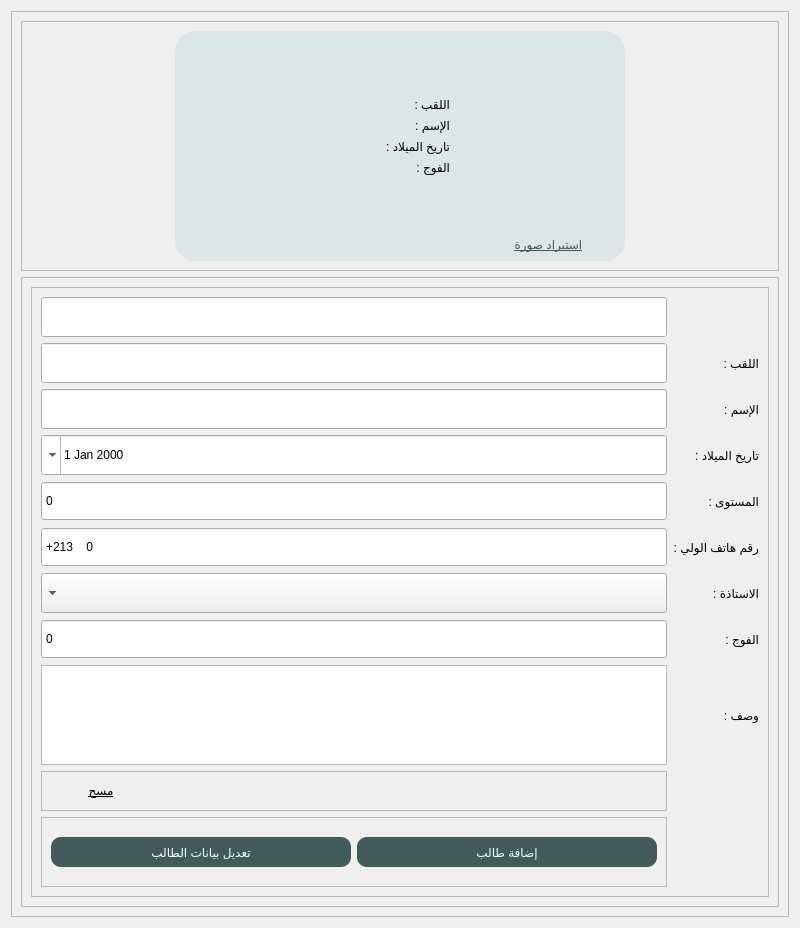
         <widget class="QWidget" name="page_4">
          <layout class="QGridLayout" name="gridLayout_22">
           <item row="0" column="0">
            <widget class="QFrame" name="frame_43">
             <property name="frameShape">
              <enum>QFrame::StyledPanel</enum>
             </property>
             <property name="frameShadow">
              <enum>QFrame::Raised</enum>
             </property>
             <layout class="QGridLayout" name="gridLayout_49">
              <item row="1" column="0">
               <widget class="QFrame" name="frame_44">
                <property name="maximumSize">
                 <size>
                  <width>1000</width>
                  <height>16777215</height>
                 </size>
                </property>
                <property name="frameShape">
                 <enum>QFrame::StyledPanel</enum>
                </property>
                <property name="frameShadow">
                 <enum>QFrame::Raised</enum>
                </property>
                <layout class="QGridLayout" name="gridLayout_31">
                 <item row="0" column="0">
                  <widget class="QFrame" name="frame_45">
                   <property name="frameShape">
                    <enum>QFrame::StyledPanel</enum>
                   </property>
                   <property name="frameShadow">
                    <enum>QFrame::Raised</enum>
                   </property>
                   <layout class="QGridLayout" name="gridLayout_34">
                    <item row="5" column="3">
                     <widget class="QLabel" name="label_64">
                      <property name="text">
                       <string>رقم هاتف الولي :</string>
                      </property>
                     </widget>
                    </item>
                    <item row="5" column="2">
                     <widget class="QSpinBox" name="SalaryspinBox">
                      <property name="minimumSize">
                       <size>
                        <width>0</width>
                        <height>40</height>
                       </size>
                      </property>
                      <property name="layoutDirection">
                       <enum>Qt::RightToLeft</enum>
                      </property>
                      <property name="buttonSymbols">
                       <enum>QAbstractSpinBox::NoButtons</enum>
                      </property>
                      <property name="prefix">
                       <string>+213    </string>
                      </property>
                      <property name="maximum">
                       <number>999999999</number>
                      </property>
                     </widget>
                    </item>
                    <item row="1" column="2">
                     <widget class="QLineEdit" name="WorkerFullNamelineEdit">
                      <property name="minimumSize">
                       <size>
                        <width>0</width>
                        <height>40</height>
                       </size>
                      </property>
                     </widget>
                    </item>
                    <item row="6" column="2">
                     <widget class="QComboBox" name="WorkerShiftcomboBox">
                      <property name="minimumSize">
                       <size>
                        <width>0</width>
                        <height>40</height>
                       </size>
                      </property>
                      <property name="layoutDirection">
                       <enum>Qt::RightToLeft</enum>
                      </property>
                     </widget>
                    </item>
                    <item row="0" column="2">
                     <widget class="QLineEdit" name="WorkerIdlineEdit">
                      <property name="minimumSize">
                       <size>
                        <width>0</width>
                        <height>40</height>
                       </size>
                      </property>
                     </widget>
                    </item>
                    <item row="4" column="2">
                     <widget class="QSpinBox" name="WorkerPhoneNumberspinBox">
                      <property name="minimumSize">
                       <size>
                        <width>0</width>
                        <height>40</height>
                       </size>
                      </property>
                      <property name="layoutDirection">
                       <enum>Qt::RightToLeft</enum>
                      </property>
                      <property name="buttonSymbols">
                       <enum>QAbstractSpinBox::NoButtons</enum>
                      </property>
                      <property name="maximum">
                       <number>999999999</number>
                      </property>
                     </widget>
                    </item>
                    <item row="9" column="2">
                     <widget class="QFrame" name="frame_46">
                      <property name="maximumSize">
                       <size>
                        <width>16777215</width>
                        <height>50</height>
                       </size>
                      </property>
                      <property name="frameShape">
                       <enum>QFrame::StyledPanel</enum>
                      </property>
                      <property name="frameShadow">
                       <enum>QFrame::Raised</enum>
                      </property>
                      <layout class="QGridLayout" name="gridLayout_45">
                       <item row="1" column="1">
                        <spacer name="horizontalSpacer_8">
                         <property name="orientation">
                          <enum>Qt::Horizontal</enum>
                         </property>
                         <property name="sizeHint" stdset="0">
                          <size>
                           <width>40</width>
                           <height>20</height>
                          </size>
                         </property>
                        </spacer>
                       </item>
                       <item row="1" column="0">
                        <widget class="QPushButton" name="ClearWorkerInfosButton">
                         <property name="minimumSize">
                          <size>
                           <width>100</width>
                           <height>10</height>
                          </size>
                         </property>
                         <property name="maximumSize">
                          <size>
                           <width>400</width>
                           <height>16777215</height>
                          </size>
                         </property>
                         <property name="styleSheet">
                          <string notr="true">QPushButton {
	border:none;
	font: 9pt &quot;MS Shell Dlg 2&quot;;
	text-decoration: underline;
}
QPushButton:Pressed{
	color: rgb(90, 90, 90);
	text-decoration: underline;
	font: italic 8pt &quot;MS Sans Serif&quot;;
}</string>
                         </property>
                         <property name="text">
                          <string>مسح</string>
                         </property>
                        </widget>
                       </item>
                      </layout>
                     </widget>
                    </item>
                    <item row="2" column="2">
                     <widget class="QLineEdit" name="WorkerPositionlineEdit">
                      <property name="minimumSize">
                       <size>
                        <width>0</width>
                        <height>40</height>
                       </size>
                      </property>
                     </widget>
                    </item>
                    <item row="3" column="3">
                     <widget class="QLabel" name="label_63">
                      <property name="text">
                       <string>تاريخ الميلاد : </string>
                      </property>
                     </widget>
                    </item>
                    <item row="7" column="3">
                     <widget class="QLabel" name="label_67">
                      <property name="text">
                       <string>الفوج :</string>
                      </property>
                     </widget>
                    </item>
                    <item row="1" column="3">
                     <widget class="QLabel" name="label_14">
                      <property name="text">
                       <string>اللقب : </string>
                      </property>
                     </widget>
                    </item>
                    <item row="2" column="3">
                     <widget class="QLabel" name="label_27">
                      <property name="text">
                       <string>الإسم : </string>
                      </property>
                     </widget>
                    </item>
                    <item row="6" column="3">
                     <widget class="QLabel" name="label_66">
                      <property name="text">
                       <string>الاستاذة :</string>
                      </property>
                     </widget>
                    </item>
                    <item row="10" column="2">
                     <widget class="QFrame" name="frame_47">
                      <property name="minimumSize">
                       <size>
                        <width>0</width>
                        <height>70</height>
                       </size>
                      </property>
                      <property name="maximumSize">
                       <size>
                        <width>16777215</width>
                        <height>90</height>
                       </size>
                      </property>
                      <property name="frameShape">
                       <enum>QFrame::StyledPanel</enum>
                      </property>
                      <property name="frameShadow">
                       <enum>QFrame::Raised</enum>
                      </property>
                      <layout class="QGridLayout" name="gridLayout_46">
                       <item row="1" column="1">
                        <widget class="QPushButton" name="InsertWorkerpushButton">
                         <property name="minimumSize">
                          <size>
                           <width>300</width>
                           <height>30</height>
                          </size>
                         </property>
                         <property name="maximumSize">
                          <size>
                           <width>300</width>
                           <height>16777215</height>
                          </size>
                         </property>
                         <property name="styleSheet">
                          <string notr="true">QPushButton{
	border-radius:10px;
	color: rgb(255, 255, 255);
	background-color: rgb(64, 91, 90);
	font: 10pt &quot;Rockwell&quot;;
}

QPushButton:hover{
	border-radius:10px;
	background-color: rgb(91, 129, 127);
	font: 11pt &quot;Rockwell&quot;;
}</string>
                         </property>
                         <property name="text">
                          <string>إضافة طالب</string>
                         </property>
                        </widget>
                       </item>
                       <item row="1" column="0">
                        <widget class="QPushButton" name="UpdateWorkerpushButton">
                         <property name="minimumSize">
                          <size>
                           <width>300</width>
                           <height>30</height>
                          </size>
                         </property>
                         <property name="maximumSize">
                          <size>
                           <width>300</width>
                           <height>16777215</height>
                          </size>
                         </property>
                         <property name="styleSheet">
                          <string notr="true">QPushButton{
	border-radius:10px;
	color: rgb(255, 255, 255);
	background-color: rgb(64, 91, 90);
	font: 10pt &quot;Rockwell&quot;;
}

QPushButton:hover{
	border-radius:10px;
	background-color: rgb(91, 129, 127);
	font: 11pt &quot;Rockwell&quot;;
}</string>
                         </property>
                         <property name="text">
                          <string>تعديل بيانات الطالب</string>
                         </property>
                        </widget>
                       </item>
                      </layout>
                     </widget>
                    </item>
                    <item row="8" column="3">
                     <widget class="QLabel" name="label_61">
                      <property name="text">
                       <string>وصف :</string>
                      </property>
                     </widget>
                    </item>
                    <item row="8" column="2">
                     <widget class="QTextEdit" name="WorkerDescriptiontextEdit">
                      <property name="maximumSize">
                       <size>
                        <width>16777215</width>
                        <height>100</height>
                       </size>
                      </property>
                      <property name="html">
                       <string>&lt;!DOCTYPE HTML PUBLIC &quot;-//W3C//DTD HTML 4.0//EN&quot; &quot;http://www.w3.org/TR/REC-html40/strict.dtd&quot;&gt;
&lt;html&gt;&lt;head&gt;&lt;meta name=&quot;qrichtext&quot; content=&quot;1&quot; /&gt;&lt;style type=&quot;text/css&quot;&gt;
p, li { white-space: pre-wrap; }
&lt;/style&gt;&lt;/head&gt;&lt;body style=&quot; font-family:'MS Shell Dlg 2'; font-size:7.8pt; font-weight:400; font-style:normal;&quot;&gt;
&lt;p style=&quot;-qt-paragraph-type:empty; margin-top:0px; margin-bottom:0px; margin-left:0px; margin-right:0px; -qt-block-indent:0; text-indent:0px;&quot;&gt;&lt;br /&gt;&lt;/p&gt;&lt;/body&gt;&lt;/html&gt;</string>
                      </property>
                      <property name="placeholderText">
                       <string/>
                      </property>
                     </widget>
                    </item>
                    <item row="4" column="3">
                     <widget class="QLabel" name="label_26">
                      <property name="text">
                       <string>المستوى : </string>
                      </property>
                     </widget>
                    </item>
                    <item row="7" column="2">
                     <widget class="QSpinBox" name="SalaryspinBox_2">
                      <property name="minimumSize">
                       <size>
                        <width>0</width>
                        <height>40</height>
                       </size>
                      </property>
                      <property name="buttonSymbols">
                       <enum>QAbstractSpinBox::NoButtons</enum>
                      </property>
                      <property name="maximum">
                       <number>999999999</number>
                      </property>
                     </widget>
                    </item>
                    <item row="3" column="2">
                     <widget class="QDateEdit" name="dateEdit_2">
                      <property name="minimumSize">
                       <size>
                        <width>0</width>
                        <height>40</height>
                       </size>
                      </property>
                      <property name="layoutDirection">
                       <enum>Qt::RightToLeft</enum>
                      </property>
                      <property name="calendarPopup">
                       <bool>true</bool>
                      </property>
                     </widget>
                    </item>
                   </layout>
                  </widget>
                 </item>
                </layout>
               </widget>
              </item>
              <item row="0" column="0">
               <widget class="QFrame" name="frame_48">
                <property name="minimumSize">
                 <size>
                  <width>0</width>
                  <height>250</height>
                 </size>
                </property>
                <property name="maximumSize">
                 <size>
                  <width>16777215</width>
                  <height>300</height>
                 </size>
                </property>
                <property name="frameShape">
                 <enum>QFrame::StyledPanel</enum>
                </property>
                <property name="frameShadow">
                 <enum>QFrame::Raised</enum>
                </property>
                <layout class="QGridLayout" name="gridLayout_47">
                 <item row="1" column="0">
                  <widget class="QFrame" name="frame_49">
                   <property name="maximumSize">
                    <size>
                     <width>450</width>
                     <height>16777215</height>
                    </size>
                   </property>
                   <property name="styleSheet">
                    <string notr="true">border-radius:20px;
background-color: rgb(220, 230, 231);</string>
                   </property>
                   <property name="frameShape">
                    <enum>QFrame::StyledPanel</enum>
                   </property>
                   <property name="frameShadow">
                    <enum>QFrame::Raised</enum>
                   </property>
                   <layout class="QGridLayout" name="gridLayout_48">
                    <item row="1" column="1">
                     <widget class="QFrame" name="frame_59">
                      <property name="frameShape">
                       <enum>QFrame::StyledPanel</enum>
                      </property>
                      <property name="frameShadow">
                       <enum>QFrame::Raised</enum>
                      </property>
                      <layout class="QGridLayout" name="gridLayout_61">
                       <item row="2" column="0">
                        <widget class="QLabel" name="label_79">
                         <property name="text">
                          <string>تاريخ الميلاد : </string>
                         </property>
                        </widget>
                       </item>
                       <item row="3" column="0">
                        <widget class="QLabel" name="label_80">
                         <property name="text">
                          <string>الفوج :</string>
                         </property>
                        </widget>
                       </item>
                       <item row="0" column="0">
                        <widget class="QLabel" name="label_36">
                         <property name="text">
                          <string>اللقب : </string>
                         </property>
                        </widget>
                       </item>
                       <item row="1" column="0">
                        <widget class="QLabel" name="label_35">
                         <property name="text">
                          <string>الإسم : </string>
                         </property>
                        </widget>
                       </item>
                      </layout>
                     </widget>
                    </item>
                    <item row="0" column="0">
                     <widget class="QLabel" name="WorkerFullNamelabel">
                      <property name="text">
                       <string/>
                      </property>
                     </widget>
                    </item>
                    <item row="2" column="0">
                     <widget class="QLabel" name="WorkerSalarylabel">
                      <property name="text">
                       <string/>
                      </property>
                     </widget>
                    </item>
                    <item row="1" column="2">
                     <widget class="QFrame" name="frame_71">
                      <property name="maximumSize">
                       <size>
                        <width>10</width>
                        <height>16777215</height>
                       </size>
                      </property>
                      <property name="frameShape">
                       <enum>QFrame::StyledPanel</enum>
                      </property>
                      <property name="frameShadow">
                       <enum>QFrame::Raised</enum>
                      </property>
                     </widget>
                    </item>
                    <item row="3" column="6">
                     <widget class="QPushButton" name="WorkerPicButton">
                      <property name="styleSheet">
                       <string notr="true">QPushButton {
	font: 75 10pt &quot;MS Shell Dlg 2&quot;;
	text-decoration: underline;
	color: rgb(64, 91, 90);
	border:none;
}
QPushButton:Pressed{
	color: rgb(196, 203, 207);
	font: 75 10pt &quot;MS Shell Dlg 2&quot;;
}</string>
                      </property>
                      <property name="text">
                       <string>استيراد صورة</string>
                      </property>
                     </widget>
                    </item>
                    <item row="1" column="6">
                     <widget class="QLabel" name="WorkerPiclabel">
                      <property name="maximumSize">
                       <size>
                        <width>150</width>
                        <height>150</height>
                       </size>
                      </property>
                      <property name="styleSheet">
                       <string notr="true">border-radius:10px;</string>
                      </property>
                      <property name="text">
                       <string/>
                      </property>
                      <property name="pixmap">
                       <pixmap>../Projects/InvenTrack/Icons/photo_profile.webp</pixmap>
                      </property>
                      <property name="scaledContents">
                       <bool>true</bool>
                      </property>
                     </widget>
                    </item>
                    <item row="1" column="0">
                     <widget class="QFrame" name="frame_58">
                      <property name="frameShape">
                       <enum>QFrame::StyledPanel</enum>
                      </property>
                      <property name="frameShadow">
                       <enum>QFrame::Raised</enum>
                      </property>
                      <layout class="QGridLayout" name="gridLayout_60">
                       <item row="1" column="0">
                        <widget class="QLabel" name="label_34">
                         <property name="text">
                          <string/>
                         </property>
                        </widget>
                       </item>
                       <item row="0" column="0">
                        <widget class="QLabel" name="label_33">
                         <property name="text">
                          <string/>
                         </property>
                        </widget>
                       </item>
                       <item row="2" column="0">
                        <widget class="QLabel" name="label_77">
                         <property name="text">
                          <string/>
                         </property>
                        </widget>
                       </item>
                       <item row="3" column="0">
                        <widget class="QLabel" name="label_78">
                         <property name="text">
                          <string/>
                         </property>
                        </widget>
                       </item>
                      </layout>
                     </widget>
                    </item>
                   </layout>
                  </widget>
                 </item>
                </layout>
               </widget>
              </item>
             </layout>
            </widget>
           </item>
          </layout>
         </widget>
